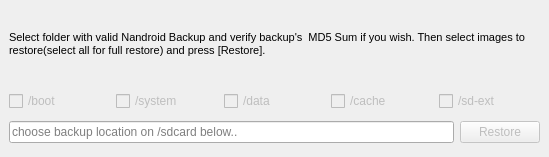
      <widget class="QWidget" name="tab_4">
       <attribute name="title">
        <string>Restore Backup</string>
       </attribute>
       <widget class="QWidget" name="layoutWidget9">
        <property name="geometry">
         <rect>
          <x>9</x>
          <y>87</y>
          <width>531</width>
          <height>61</height>
         </rect>
        </property>
        <layout class="QVBoxLayout" name="verticalLayout_5">
         <item>
          <layout class="QHBoxLayout" name="horizontalLayout">
           <item>
            <widget class="QCheckBox" name="checkBacBoot">
             <property name="enabled">
              <bool>false</bool>
             </property>
             <property name="text">
              <string>/boot</string>
             </property>
            </widget>
           </item>
           <item>
            <widget class="QCheckBox" name="checkBacSystem">
             <property name="enabled">
              <bool>false</bool>
             </property>
             <property name="text">
              <string>/system</string>
             </property>
            </widget>
           </item>
           <item>
            <widget class="QCheckBox" name="checkBacData">
             <property name="enabled">
              <bool>false</bool>
             </property>
             <property name="text">
              <string>/data</string>
             </property>
            </widget>
           </item>
           <item>
            <widget class="QCheckBox" name="checkBacCache">
             <property name="enabled">
              <bool>false</bool>
             </property>
             <property name="text">
              <string>/cache</string>
             </property>
            </widget>
           </item>
           <item>
            <widget class="QCheckBox" name="checkBacSdext">
             <property name="enabled">
              <bool>false</bool>
             </property>
             <property name="text">
              <string>/sd-ext</string>
             </property>
            </widget>
           </item>
          </layout>
         </item>
         <item>
          <layout class="QHBoxLayout" name="horizontalLayout_4">
           <item>
            <widget class="QLineEdit" name="lineRestore">
             <property name="text">
              <string/>
             </property>
             <property name="readOnly">
              <bool>true</bool>
             </property>
             <property name="placeholderText">
              <string>choose backup location on /sdcard below..</string>
             </property>
            </widget>
           </item>
           <item>
            <widget class="QPushButton" name="buttonRestore">
             <property name="enabled">
              <bool>false</bool>
             </property>
             <property name="text">
              <string>Restore</string>
             </property>
            </widget>
           </item>
          </layout>
         </item>
        </layout>
       </widget>
       <widget class="QLabel" name="label_9">
        <property name="geometry">
         <rect>
          <x>9</x>
          <y>9</y>
          <width>531</width>
          <height>71</height>
         </rect>
        </property>
        <property name="mouseTracking">
         <bool>true</bool>
        </property>
        <property name="text">
         <string>&lt;!DOCTYPE HTML PUBLIC &quot;-//W3C//DTD HTML 4.0//EN&quot; &quot;http://www.w3.org/TR/REC-html40/strict.dtd&quot;&gt;
&lt;html&gt;&lt;head&gt;&lt;meta name=&quot;qrichtext&quot; content=&quot;1&quot; /&gt;&lt;style type=&quot;text/css&quot;&gt;
p, li { white-space: pre-wrap; }
&lt;/style&gt;&lt;/head&gt;&lt;body style=&quot; font-family:'MS Shell Dlg 2'; font-size:8.25pt; font-weight:400; font-style:normal;&quot;&gt;
&lt;p style=&quot; margin-top:0px; margin-bottom:0px; margin-left:0px; margin-right:0px; -qt-block-indent:0; text-indent:0px;&quot;&gt;&lt;span style=&quot; font-size:8pt;&quot;&gt;Select folder with valid Nandroid Backup and verify backup's  MD5 Sum if you wish. Then select images to restore(select all for full restore) and press [Restore]. &lt;/span&gt;&lt;/p&gt;&lt;/body&gt;&lt;/html&gt;</string>
        </property>
        <property name="wordWrap">
         <bool>true</bool>
        </property>
       </widget>
      </widget>
